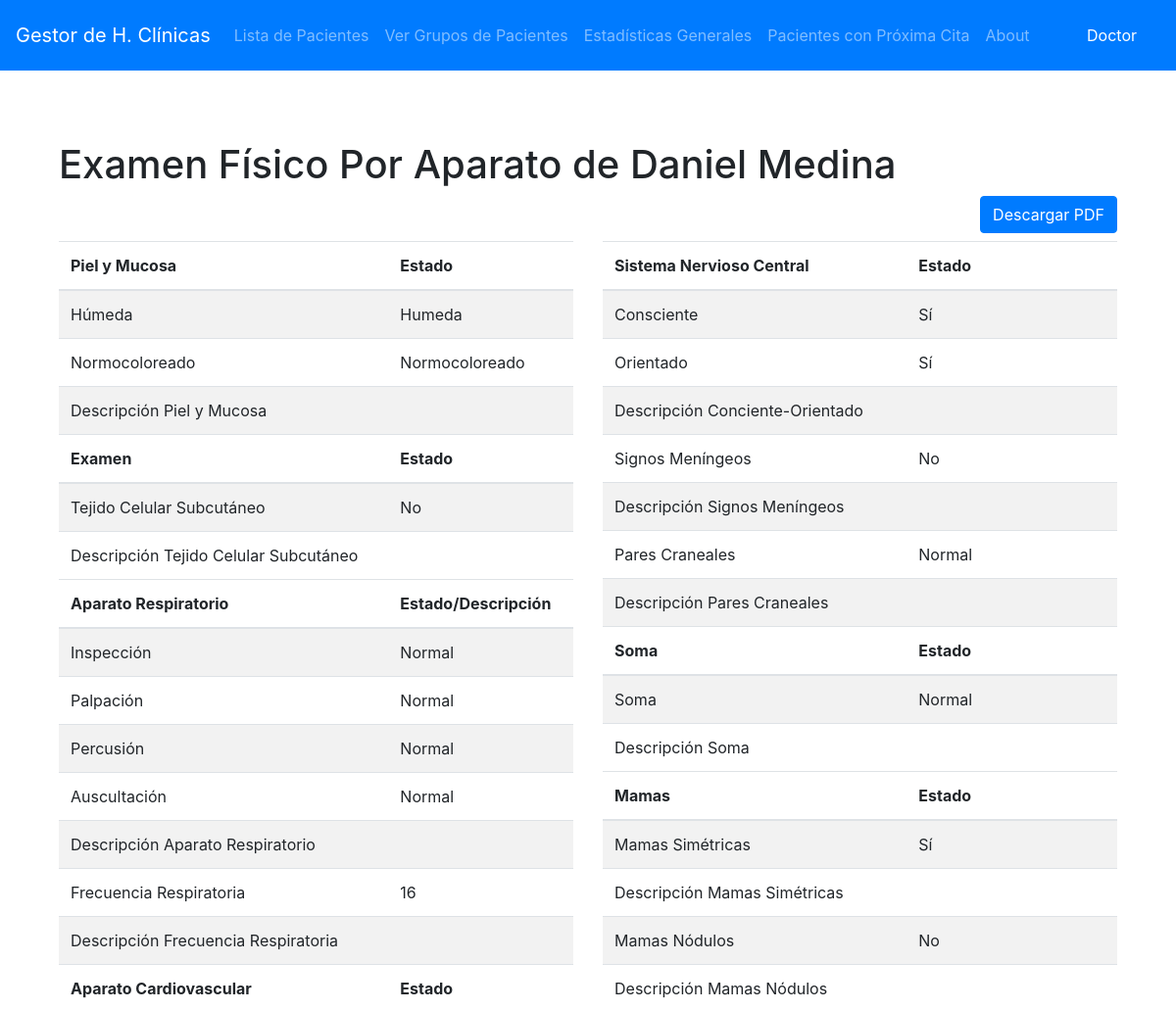
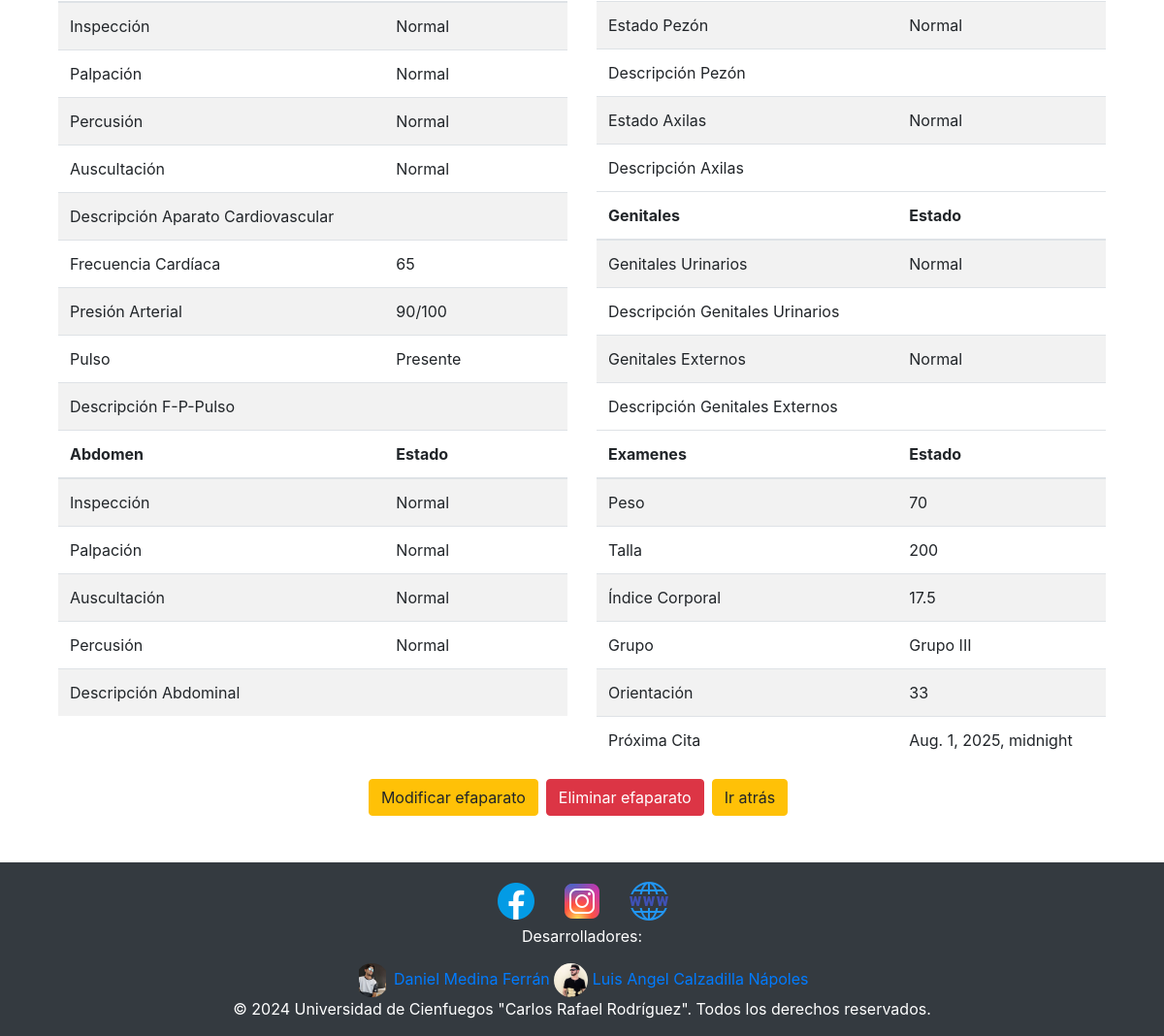
Before: /pacientes/01111972163/fechas/7/egeneral/7/efaparato/ (signed in) with the older database file (2 pictures, top to bottom).
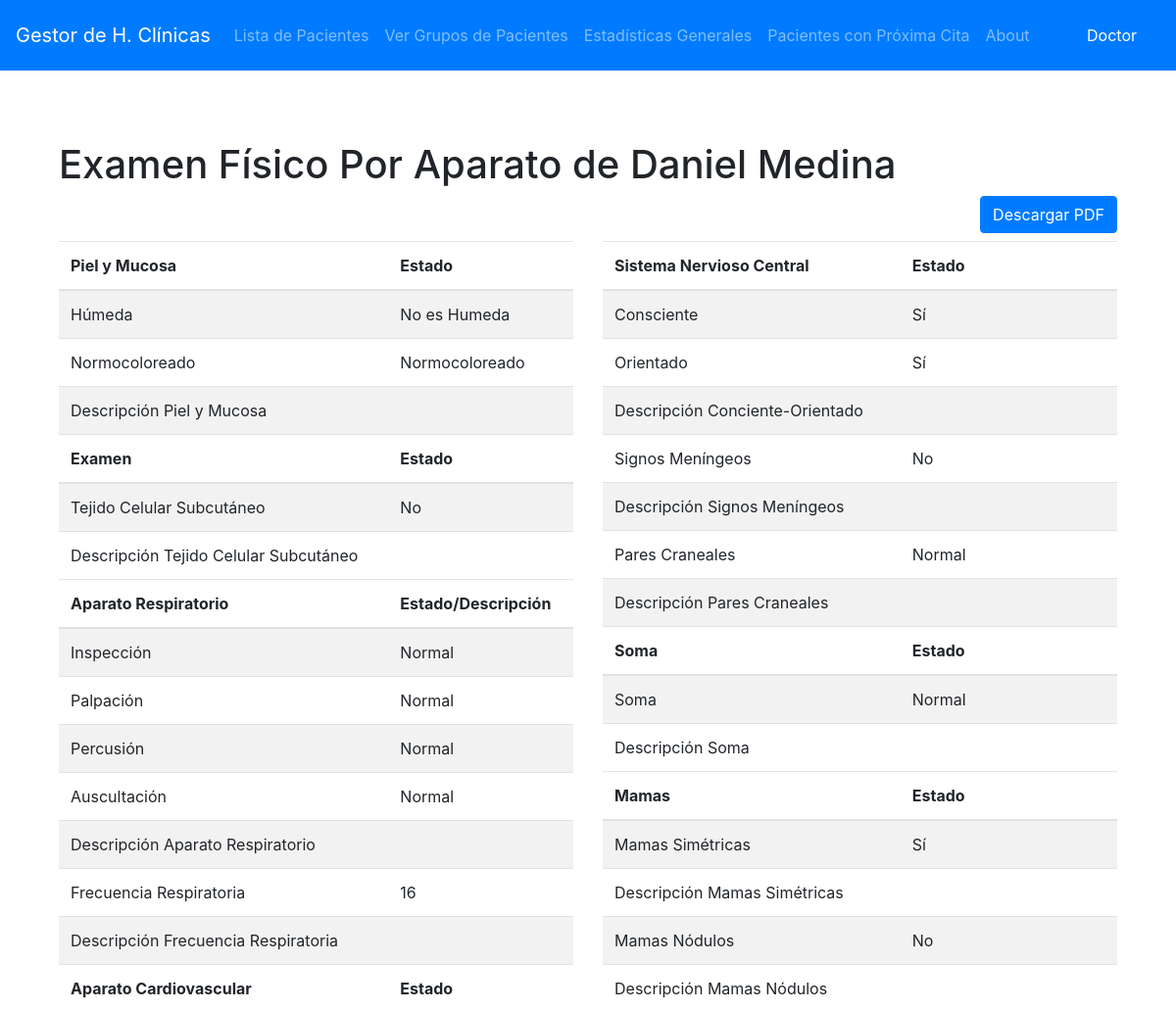
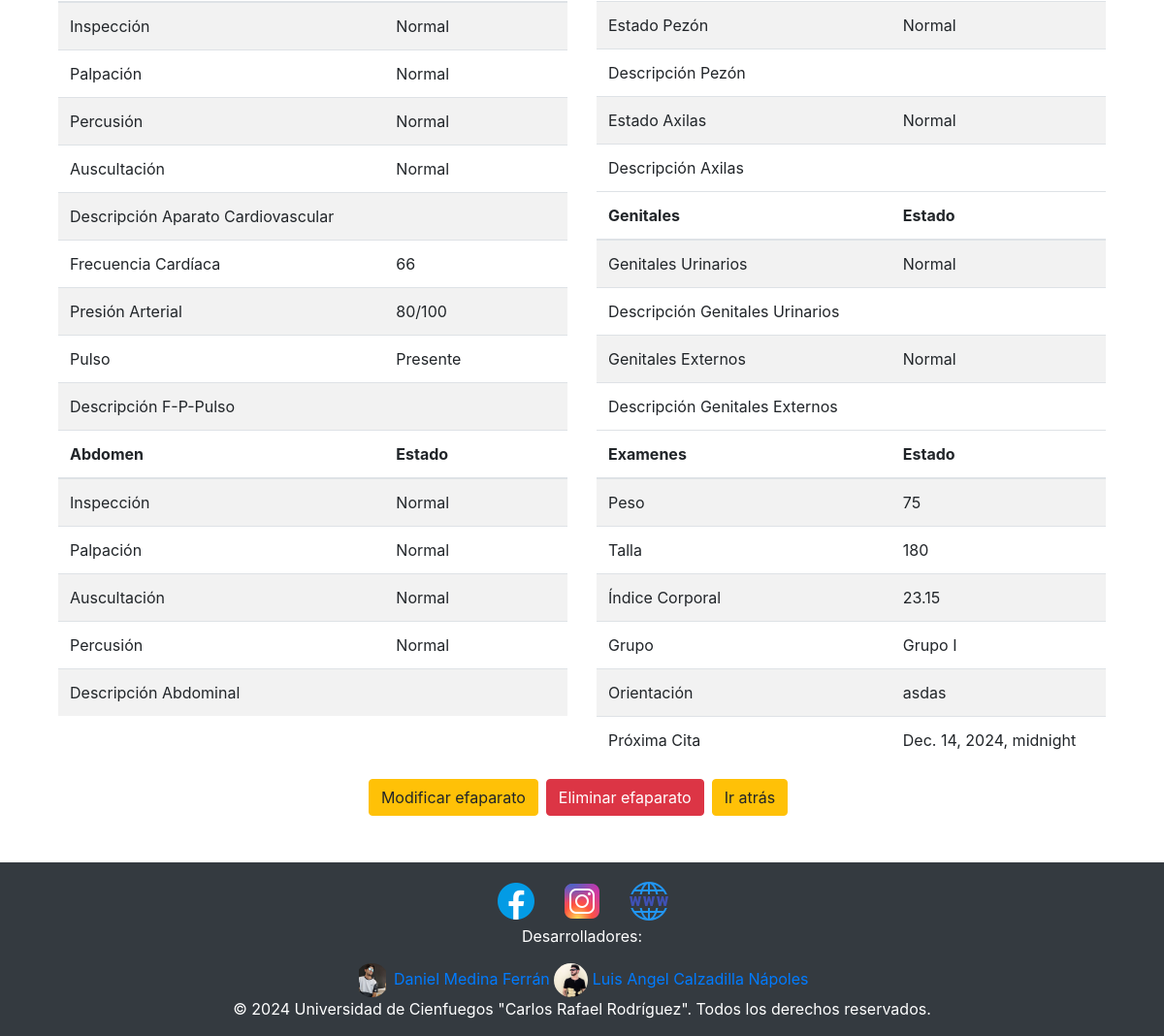
After: the same page with the newer database file (2 pictures, top to bottom).
### Historia/models.py (models this page shows, shortened)
class EFaparato(models.Model):
    id = models.IntegerField(primary_key=True)
    PYMHUMEDA_CHOICES = (
        ('S', 'Humeda'),
        ('N', 'No es Humeda'),
    )
    PYMCOLOR_CHOICES = (
        ('S', 'Normocoloreado'),
        ('N', 'No es Normocoloreado'),
    )
    TVS_CHOICES = (
        ('S', 'Infiltrado'),
        ('N', 'No Infiltrado'),
    )
    YON_CHOICES = (
        ('S', 'Sí'),
        ('N', 'No'),
    )
    NOP_CHOICES = (
        ('N', 'Normal'),
        ('P', 'Patológico'),
    )
    PUL_CHOICES = (
        ('P', 'Presente'),
        ('N', 'No Presente'),
    )
    pym_humedo = models.CharField(max_length=1, choices=PYMHUMEDA_CHOICES)
    pym_coloreado = models.CharField(max_length=1, choices=PYMCOLOR_CHOICES)
    descripcion_pym = models.TextField(blank=True, null=True)
    tvs = models.CharField(max_length=1, choices=YON_CHOICES)
    descripcion_tvs = models.TextField(blank=True, null=True)
    inspeccion_respiratoria = models.CharField(max_length=1, choices=NOP_CHOICES)
    palpacion_respiratoria = models.CharField(max_length=1, choices=NOP_CHOICES)
    percusion_respiratoria = models.CharField(max_length=1, choices=NOP_CHOICES)
    auscultacion_respiratoria = models.CharField(max_length=1, choices=NOP_CHOICES)
    descripcion_respiratoria = models.TextField(blank=True, null=True)
    frecuencia_respiratoria = models.CharField(max_length=255)
    descripcion_frecuencia_respiratoria = models.TextField(blank=True, null=True)
    inspeccion_cardiovascular = models.CharField(max_length=1, choices=NOP_CHOICES)
    palpacion_cardiovascular = models.CharField(max_length=1, choices=NOP_CHOICES)
    percusion_cardiovascular = models.CharField(max_length=1, choices=NOP_CHOICES)
    auscultacion_cardiovascular = models.CharField(max_length=1, choices=NOP_CHOICES)
    descripcion_cardiovascular = models.TextField(blank=True, null=True)
    frecuencia_cardiaca = models.CharField(max_length=255)
    presion_arterial = models.CharField(max_length=255)
    pulso = models.CharField(max_length=1, choices=PUL_CHOICES)
    descripcion_fpp = models.TextField(blank=True, null=True)
    inspeccion_abdominal = models.CharField(max_length=1, choices=NOP_CHOICES)
    palpacion_abdominal = models.CharField(max_length=1, choices=NOP_CHOICES)
    auscultacion_abdominal = models.CharField(max_length=1, choices=NOP_CHOICES)
    percusion_abdominal = models.CharField(max_length=1, choices=NOP_CHOICES)
    descripcion_abdominal = models.TextField(blank=True, null=True)
    conciente = models.CharField(max_length=1, choices=YON_CHOICES)
    orientado = models.CharField(max_length=1, choices=YON_CHOICES)
    descripcion_sn_central = models.TextField(blank=True, null=True)
    signos_maningeos = models.CharField(max_length=1, choices=YON_CHOICES)
    descripcion_signos_maningeos = models.TextField(blank=True, null=True)
    pares_craneales = models.CharField(max_length=1, choices=NOP_CHOICES)
    descripcion_pares_craneales = models.TextField(blank=True, null=True)
    soma = models.CharField(max_length=1, choices=NOP_CHOICES)
    descripcion_soma = models.TextField(blank=True, null=True)
    genital_urinario = models.CharField(max_length=1, choices=NOP_CHOICES)
    genital_urinario_descripcion = models.TextField(blank=True, null=True)
    mamas_simetricas = models.CharField(max_length=1, choices=YON_CHOICES)
    mamas_simetricas_descripcion = models.TextField(blank=True, null=True)
    mamas_nodulos = models.CharField(max_length=1, choices=YON_CHOICES)
    mamas_nodulos_descripcion = models.TextField(blank=True, null=True)
    estado_pezon = models.CharField(max_length=1, choices=NOP_CHOICES)
    estado_pezon_descripcion = models.TextField(blank=True, null=True)
    estado_axila = models.CharField(max_length=1, choices=NOP_CHOICES)
    estado_axila_descripcion = models.TextField(blank=True, null=True)
    genital_externo = models.CharField(max_length=1, choices=NOP_CHOICES)
    descripcion_genital_externo = models.TextField(blank=True, null=True)
    peso = models.CharField(max_length=255)
    talla = models.CharField(max_length=255)
    indice_corporal = models.FloatField()
    orientacion = models.CharField(max_length=255)
    proxima_cita = models.DateTimeField()
    egeneral = models.OneToOneField(EGeneral, on_delete=models.CASCADE, related_name='efaparato')
    grupos = models.ForeignKey('Grupos', on_delete=models.CASCADE, related_name='efaparatos')

class Grupos(models.Model):
    id = models.IntegerField(primary_key=True)
    grupo = models.CharField(max_length=255)

### Historia/views/efaparato.py (the view)
# urls.py: path('pacientes/<str:pk_paciente>/fechas/<int:pk_fecha>/egeneral/<int:pk_egeneral>/efaparato/', efaparato.ver_efaparato, name='ver_efaparato'),
@login_required(login_url="/")
def ver_efaparato(request, pk_paciente, pk_fecha, pk_egeneral):
    try:
        paciente = get_object_or_404(Paciente, pk=pk_paciente)
        egeneral = get_object_or_404(EGeneral, pk=pk_egeneral)
        efaparato = egeneral.efaparato
    except:
        return redirect('crear_efaparato', pk_paciente=pk_paciente, pk_fecha=pk_fecha, pk_egeneral=pk_egeneral)
    context = {
        'paciente': paciente,
        'efaparato': efaparato
    }
    return render(request, 'efaparato/efaparato.html', context)

### Historia/templates/efaparato/efaparato.html (shortened to what the changed rows need)
{% extends 'base.html' %} {% block content %}
<br />
<body>
	<div class="container">
		<h1 class="centered-title">Examen Físico Por Aparato de {{ paciente.nombre }} {{ paciente.apellidos }}</h1>
		<div class="row">
			<div class="col-md-6">
				<table class="table table-striped">
					<thead>
						<tr>
							<th>Piel y Mucosa</th>
							<th>Estado</th>
						</tr>
					</thead>
					<tbody>
						<tr>
							<td>Húmeda</td>
							<td>{{ efaparato.get_pym_humedo_display }}</td>
						</tr>
						<tr>
							<td>Normocoloreado</td>
							<td>{{ efaparato.get_pym_coloreado_display }}</td>
						</tr>
					</tbody>
					<thead>
						<tr>
							<th>Examen</th>
							<th>Estado</th>
						</tr>
					</thead>
					<tbody>
						<tr>
							<td>Tejido Celular Subcutáneo</td>
							<td>{{ efaparato.get_tvs_display }}</td>
						</tr>
					</tbody>
					<thead>
						<tr>
							<th>Aparato Respiratorio</th>
							<th>Estado/Descripción</th>
						</tr>
					</thead>
					<tbody>
						<tr>
							<td>Inspección</td>
							<td>{{ efaparato.get_inspeccion_respiratoria_display }}</td>
						</tr>
						<tr>
							<td>Palpación</td>
							<td>{{ efaparato.get_palpacion_respiratoria_display }}</td>
						</tr>
						<tr>
							<td>Percusión</td>
							<td>{{ efaparato.get_percusion_respiratoria_display }}</td>
						</tr>
						<tr>
							<td>Auscultación</td>
							<td>{{ efaparato.get_auscultacion_respiratoria_display  }}</td>
						</tr>
						<tr>
							<td>Frecuencia Respiratoria</td>
							<td>
							{{ efaparato.frecuencia_respiratoria }}</td>
						</tr>
					</tbody>
					<thead>
						<tr>
							<th>Aparato Cardiovascular</th>
							<th>Estado</th>
						</tr>
					</thead>
					<tbody>
						<tr>
							<td>Inspección</td>
							<td>{{ efaparato.get_inspeccion_cardiovascular_display }}</td>
						</tr>
						<tr>
							<td>Palpación</td>
							<td>{{ efaparato.get_palpacion_cardiovascular_display }}</td>
						</tr>
						<tr>
							<td>Percusión</td>
							<td>{{ efaparato.get_percusion_cardiovascular_display }}</td>
						</tr>
						<tr>
							<td>Auscultación</td>
							<td>{{ efaparato.get_auscultacion_cardiovascular_display }}</td>
						</tr>
						<tr>
							<td>Frecuencia Cardíaca</td>
							<td  >
							{{ efaparato.frecuencia_cardiaca }}</td>
						</tr>
						<tr>
							<td>Presión Arterial</td>
							<td  >
							{{ efaparato.presion_arterial }}</td>
						</tr>
						<tr>
							<td>Pulso</td>
							<td  >
							{{ efaparato.get_pulso_display }}</td>
						</tr>
					</tbody>
					<thead>
						<tr>
							<th>Abdomen</th>
							<th>Estado</th>
						</tr>
					</thead>
					<tbody>
						<tr>
							<td>Inspección</td>
							<td>{{ efaparato.get_inspeccion_abdominal_display}}</td>
						</tr>
						<tr>
							<td>Palpación</td>
							<td>{{ efaparato.get_palpacion_abdominal_display }}</td>
						</tr>
						<tr>
							<td>Auscultación</td>
							<td>{{ efaparato.get_auscultacion_abdominal_display }}</td>
						</tr>
						<tr>
							<td>Percusión</td>
							<td>{{ efaparato.get_percusion_abdominal_display }}</td>
						</tr>
					</tbody>
                </table>
            </div>
            <div class="col-md-6">
                <table class="table table-striped">
                    <thead>
						<tr>
							<th>Sistema Nervioso Central</th>
							<th>Estado</th>
						</tr>
					</thead>
					<tbody>
						<tr>
							<td>Consciente</td>
							<td>{{ efaparato.get_conciente_display }}</td>
						</tr>
						<tr>
							<td>Orientado</td>
							<td>{{ efaparato.get_orientado_display }}</td>
						</tr>
						<tr>
							<td>Signos Meníngeos</td>
							<td>{{ efaparato.get_signos_maningeos_display }}</td>
						</tr>
						<tr>
							<td>Pares Craneales</td>
							<td  >
							{{ efaparato.get_pares_craneales_display }}</td>
						</tr>
					</tbody>
					<thead>
						<tr>
							<th>Soma</th>
							<th>Estado</th>
						</tr>
					</thead>
					<tbody>
						<tr>
							<td>Soma</td>
							<td>{{ efaparato.get_soma_display }}</td>
						</tr>
					</tbody>
					<thead>
						<tr>
							<th>Mamas</th>
							<th>Estado</th>
						</tr>
					</thead>
					<tbody>
						<tr>
							<td>Mamas Simétricas</td>
							<td  >
							{{ efaparato.get_mamas_simetricas_display }}</td>
						</tr>
						<tr>
							<td>Mamas Nódulos</td>
							<td  >
							{{ efaparato.get_mamas_nodulos_display }}</td>
						</tr>
						<tr>
							<td>Estado Pezón</td>
							<td  >
							{{ efaparato.get_estado_pezon_display }}</td>
						</tr>
						<tr>
							<td>Estado Axilas</td>
							<td  >
							{{ efaparato.get_estado_axila_display }}</td>
						</tr>
					</tbody>
					<thead>
						<tr>
							<th>Genitales</th>
							<th>Estado</th>
						</tr>
					</thead>
					<tbody>
						<tr>
							<td>Genitales Urinarios</td>
							<td>{{ efaparato.get_genital_urinario_display }}</td>
						</tr>
						<tr>
							<td>Genitales Externos</td>
							<td  >
							{{ efaparato.get_genital_externo_display }}</td>
						</tr>
					</tbody>
					<thead>
						<tr>
							<th>Examenes</th>
							<th>Estado</th>
						</tr>
					</thead>
					<tbody>
						<tr>
							<td>Peso</td>
							<td>{{ efaparato.peso }}</td>
						</tr>
						<tr>
							<td>Talla</td>
							<td>{{ efaparato.talla }}</td>
						</tr>
						<tr>
							<td>Índice Corporal</td>
							<td>{{ efaparato.indice_corporal }}</td>
						</tr>
						<tr>
							<td>Grupo</td>
							<td>{{ efaparato.grupos.grupo }} </td>
						</tr>
						<tr>
							<td>Orientación</td>
							<td  >
							{{ efaparato.orientacion }}</td>
						</tr>
						<tr>
							<td>Próxima Cita</td>
							<td  >
							{{ efaparato.proxima_cita }}</td>
						</tr>
					</tbody>
				</table>
			</div>
		</div>
	</div>
	</div>
</body>
{% endblock %}

Changed rows visible on the page:
changed EFaparato "Normocoloreado": pym_humedo "Humeda" → "No es Humeda"; frecuencia_cardiaca "65" → "66"; presion_arterial "90/100" → "80/100"; peso "70" → "75"; talla "200" → "180"; indice_corporal "17.5" → "23.15"; grupos.grupo "Grupo III" → "Grupo I"; orientacion "33" → "asdas"; proxima_cita "Aug. 1, 2025, midnight" → "Dec. 14, 2024, midnight"
